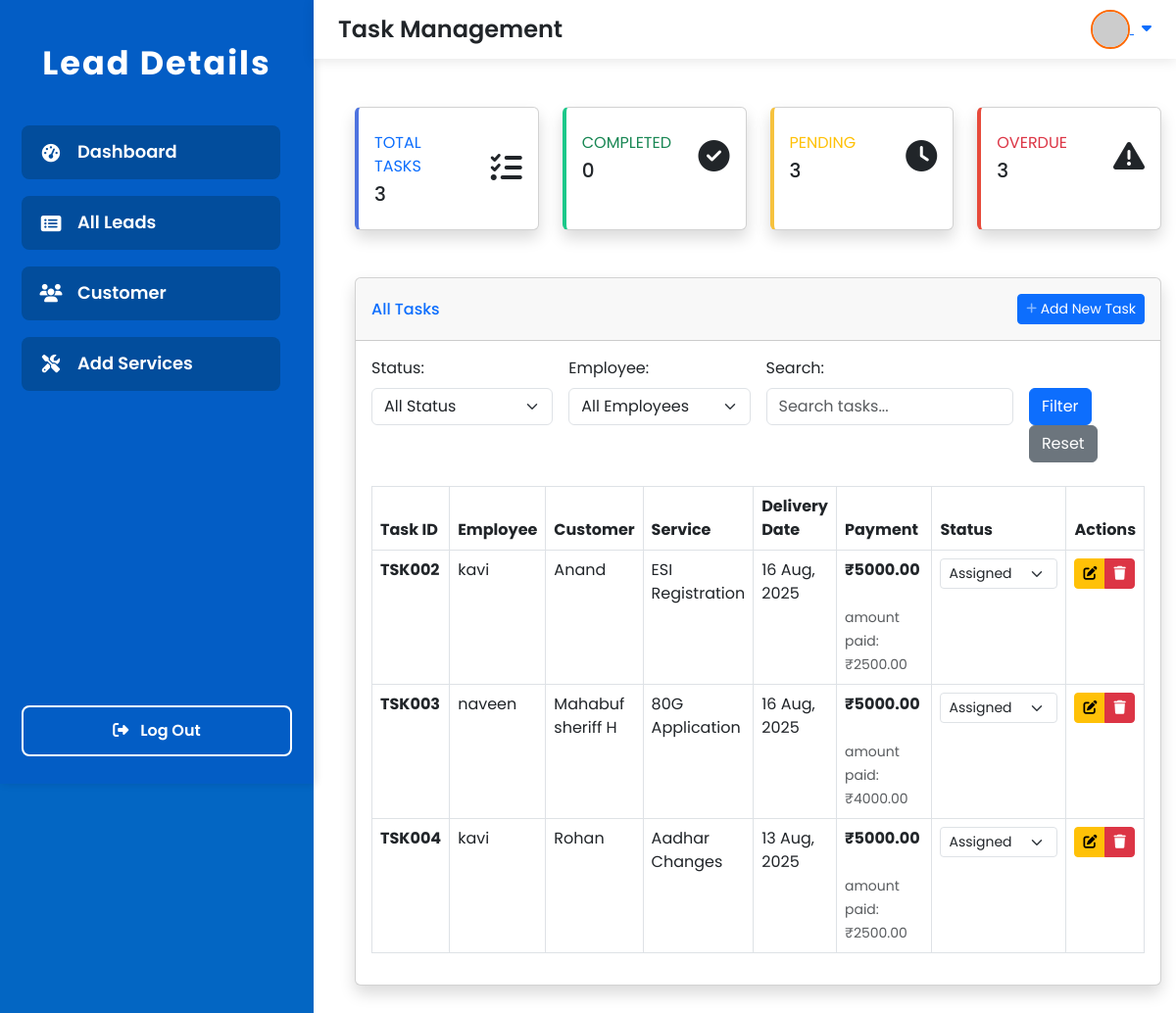
Page /task-list/ on the committed database.
### lead/models.py (models this page shows, shortened)
class Task(models.Model):
    PAYMENT_STATUS_CHOICES = [
        ('paid', 'Paid'),
        ('pending', 'Pending'),
        ('partial', 'Partial Paid'),
    ]
    TASK_STATUS_CHOICES = [
        ('assigned', 'Assigned'),
        ('in_progress', 'In Progress'),
        ('completed', 'Completed'),
        ('on_hold', 'On Hold'),
        ('cancelled', 'Cancelled'),
    ]
    task_id = models.CharField(max_length=20, unique=True, blank=True)
    assigned_to = models.ForeignKey(Employee, on_delete=models.CASCADE, related_name='assigned_tasks')
    customer_name = models.ForeignKey(Lead, on_delete=models.CASCADE, related_name='customer_tasks')
    service_name = models.ForeignKey(Service, on_delete=models.CASCADE, related_name='service_tasks')
    delivery_date = models.DateField()
    payment_amount = models.DecimalField(max_digits=10, decimal_places=2)
    amount_paid = models.DecimalField(max_digits=10, decimal_places=2, default=0)
    payment_status = models.CharField(max_length=10, choices=PAYMENT_STATUS_CHOICES, default='pending')
    balance_amount = models.DecimalField(max_digits=10, decimal_places=2, default=0.00, blank=True, null=True)
    task_notes = models.TextField(blank=True, null=True)
    task_status = models.CharField(max_length=15, choices=TASK_STATUS_CHOICES, default='assigned')
    created_at = models.DateTimeField(auto_now_add=True)
    updated_at = models.DateTimeField(auto_now=True)

class Employee(models.Model):
    employee_id = models.CharField(max_length=20, unique=True)
    employee_name = models.CharField(max_length=100)
    designation = models.CharField(max_length=60, default="none")
    phone_number = models.CharField(max_length=15)
    email = models.EmailField()
    address = models.TextField()
    username = models.CharField(max_length=50, unique=True, null=True, blank=True)
    password = models.CharField(max_length=128, null=True, blank=True)  # store hashed password

class Lead(models.Model):
    LEAD_TYPE_CHOICES = [
    ('customer', 'Customer'),
    ('partner', 'Partner'),
    ('vendor', 'Vendor'),
    ('other', 'Other'),
]
    customer_id = models.CharField(max_length=50, unique=True)
    customer_name = models.CharField(max_length=200)
    mobile_no = models.CharField(max_length=15)
    father_name = models.CharField(max_length=200, blank=True, null=True)
    spouse_name = models.CharField(max_length=200, blank=True, null=True)
    mother_name = models.CharField(max_length=200, blank=True, null=True)
    aadhar_card_no = models.CharField(max_length=12, blank=True, null=True)
    pan_no = models.CharField(max_length=10, blank=True, null=True)
    company_name = models.CharField(max_length=200, blank=True, null=True)
    email_id = models.EmailField(blank=True, null=True)
    gst_no = models.CharField(max_length=15, blank=True, null=True)
    cin_no = models.CharField(max_length=21, blank=True, null=True)
    assigned_to = models.CharField(max_length=200, blank=True, null=True)
    delivery_date = models.DateField(blank=True, null=True)
    document_name = models.CharField(max_length=255, blank=True, null=True)  # Add this line
    upload_document = models.FileField(upload_to='documents', blank=True, null=True)
    note = models.TextField(blank=True, null=True)
    created_at = models.DateTimeField(auto_now_add=True)
    updated_at = models.DateTimeField(auto_now=True)
    lead_type = models.CharField(max_length=10, choices=LEAD_TYPE_CHOICES, default='lead')
    class Meta:
        ordering = ['-created_at']

class Service(models.Model):
    CATEGORY_CHOICES = [
        ('Tax', 'Tax'),
        ('Registration', 'Registration'),
        ('Consultancy', 'Consultancy'),
        ('Filing', 'Filing'),
        ('Legal', 'Legal'),
    ]
    name = models.CharField(max_length=200)
    category = models.CharField(max_length=50, choices=CATEGORY_CHOICES)
    base_price = models.DecimalField(max_digits=10, decimal_places=2)
    description = models.TextField(blank=True, null=True)
    created_at = models.DateTimeField(auto_now_add=True)
    updated_at = models.DateTimeField(auto_now=True)
    class Meta:
        ordering = ['name']

### lead/views.py (the view)
# urls.py: path('task-list/', views.task_list, name='task_list'),
def task_list(request):
    status_filter = request.GET.get('status', '')
    employee_filter = request.GET.get('employee', '')
    search_query = request.GET.get('search', '')
    tasks = Task.objects.select_related('assigned_to', 'customer_name', 'service_name').all()
    if status_filter:
        tasks = tasks.filter(task_status=status_filter)
    if employee_filter:
        tasks = tasks.filter(assigned_to_id=employee_filter)
    if search_query:
        tasks = tasks.filter(
            Q(task_id__icontains=search_query) |
            Q(customer_name__customer_name__icontains=search_query) |
            Q(service_name__name__icontains=search_query)
        )
    paginator = Paginator(tasks, 10)
    page_number = request.GET.get('page')
    tasks = paginator.get_page(page_number)
    total_tasks = Task.objects.count()
    completed_tasks = Task.objects.filter(task_status='completed').count()
    pending_tasks = Task.objects.filter(task_status__in=['assigned', 'in_progress']).count()
    overdue_tasks = Task.objects.filter(
        delivery_date__lt=timezone.now().date(),
        task_status__in=['assigned', 'in_progress', 'on_hold']
    ).count()
    employees = Employee.objects.all().order_by('employee_name')
    context = {
        'tasks': tasks,
        'employees': employees,
        'status_filter': status_filter,
        'employee_filter': employee_filter,
        'search_query': search_query,
        'total_tasks': total_tasks,
        'completed_tasks': completed_tasks,
        'pending_tasks': pending_tasks,
        'overdue_tasks': overdue_tasks,
    }
    return render(request, 'task_list.html', context)

### lead/templates/task_list.html (shortened to what this page needs)
{% extends 'base.html' %}
{% block page_title %}Task Management{% endblock %}
{% block content %}
<div class="container-fluid my-4">
    <div class="row mb-4">
        <div class="col-xl-3 col-md-6 mb-4">
            <div class="card border-left-primary shadow h-100 py-2">
                <div class="card-body">
                    <div class="row no-gutters align-items-center">
                        <div class="col mr-2">
                            <div class="text-xs font-weight-bold text-primary text-uppercase mb-1">Total Tasks</div>
                            <div class="h5 mb-0 font-weight-bold text-gray-800">{{ total_tasks }}</div>
                        </div>
                        <div class="col-auto">
                            <i class="fas fa-tasks fa-2x text-gray-300"></i>
                        </div>
                    </div>
                </div>
            </div>
        </div>
        <div class="col-xl-3 col-md-6 mb-4">
            <div class="card border-left-success shadow h-100 py-2">
                <div class="card-body">
                    <div class="row no-gutters align-items-center">
                        <div class="col mr-2">
                            <div class="text-xs font-weight-bold text-success text-uppercase mb-1">Completed</div>
                            <div class="h5 mb-0 font-weight-bold text-gray-800">{{ completed_tasks }}</div>
                        </div>
                        <div class="col-auto">
                            <i class="fas fa-check-circle fa-2x text-gray-300"></i>
                        </div>
                    </div>
                </div>
            </div>
        </div>
        <div class="col-xl-3 col-md-6 mb-4">
            <div class="card border-left-warning shadow h-100 py-2">
                <div class="card-body">
                    <div class="row no-gutters align-items-center">
                        <div class="col mr-2">
                            <div class="text-xs font-weight-bold text-warning text-uppercase mb-1">Pending</div>
                            <div class="h5 mb-0 font-weight-bold text-gray-800">{{ pending_tasks }}</div>
                        </div>
                        <div class="col-auto">
                            <i class="fas fa-clock fa-2x text-gray-300"></i>
                        </div>
                    </div>
                </div>
            </div>
        </div>
        <div class="col-xl-3 col-md-6 mb-4">
            <div class="card border-left-danger shadow h-100 py-2">
                <div class="card-body">
                    <div class="row no-gutters align-items-center">
                        <div class="col mr-2">
                            <div class="text-xs font-weight-bold text-danger text-uppercase mb-1">Overdue</div>
                            <div class="h5 mb-0 font-weight-bold text-gray-800">{{ overdue_tasks }}</div>
                        </div>
                        <div class="col-auto">
                            <i class="fas fa-exclamation-triangle fa-2x text-gray-300"></i>
                        </div>
                    </div>
                </div>
            </div>
        </div>
    </div>
    <div class="card shadow mb-4">
        <div class="card-header py-3 d-flex flex-row align-items-center justify-content-between">
            <h6 class="m-0 font-weight-bold text-primary">All Tasks</h6>
            <a href="{% url 'add_task' %}" class="btn btn-primary btn-sm">
                 Add New Task
            </a>
        </div>
        <div class="card-body">
            <form method="get" class="row g-3 mb-4">
                <div class="col-md-3">
                    <label for="status" class="form-label">Status:</label>
                    <select class="form-select" id="status" name="status">
                        <option value="">All Status</option>
                    </select>
                </div>
                <div class="col-md-3">
                    <label for="employee" class="form-label">Employee:</label>
                    <select class="form-select" id="employee" name="employee">
                        <option value="">All Employees</option>
                    </select>
                </div>
                <div class="col-md-4">
                    <label for="search" class="form-label">Search:</label>
                    <input type="text" class="form-control" id="search" name="search"
                           value="{{ search_query }}" placeholder="Search tasks...">
                </div>
                <div class="col-md-2">
                    <label class="form-label">&nbsp;</label>
                    <div>
                        <button type="submit" class="btn btn-primary">Filter</button>
                        <a href="{% url 'task_list' %}" class="btn btn-secondary">Reset</a>
                    </div>
                </div>
            </form>
            <div class="table-responsive">
                <table class="table table-bordered" id="tasksTable" width="100%" cellspacing="0">
                    <thead>
                        <tr>
                            <th>Task ID</th>
                            <th>Employee</th>
                            <th>Customer</th>
                            <th>Service</th>
                            <th>Delivery Date</th>
                            <th>Payment</th>
                            <th>Status</th>
                            <th>Actions</th>
                        </tr>
                    </thead>
                    <tbody>
                        {% for task in tasks %}
                        <tr {% if task.is_overdue %}class="table-warning"{% endif %}>
                            <td>
                                <strong>{{ task.task_id }}</strong>
                            </td>
                            <td>{{ task.assigned_to.employee_name }}</td>
                            <td>{{ task.customer_name.customer_name }}</td>
                            <td>{{ task.service_name.name }}</td>
                            <td>{{ task.delivery_date|date:"d M, Y" }}</td>
                            <td>
                                <strong>₹{{ task.payment_amount }}</strong><br>
                                <span class="badge badge-{% if task.payment_status == 'paid' %}success{% elif task.payment_status == 'pending' %}warning{% else %}info{% endif %}">
                                </span>
                                {% if task.balance_amount > 0 %}
                                    <br><small class="text-muted">amount paid: ₹{{ task.amount_paid }}</small>
                                {% endif %}
                            </td>
                            <td>
                                <select class="form-select form-select-sm status-select" data-task-id="{{ task.id }}">
                                    <option value="assigned" {% if task.task_status == 'assigned' %}selected{% endif %}>Assigned</option>
                                </select>
                            </td>
                            <td>
                                <div class="btn-group" role="group">
                                    <a href="{% url 'edit_task' task.id %}" class="btn btn-warning btn-sm" title="Edit">
                                        <i class="fas fa-edit"></i>
                                    </a>
                                    <button type="button" class="btn btn-danger btn-sm" onclick="deleteTask('{{ task.id }}')" title="Delete">
                                        <i class="fas fa-trash"></i>
                                    </button>
                                </div>
                            </td>
                        </tr>
                        {% empty %}
                        <tr>
                            <td colspan="8" class="text-center">No tasks found.</td>
                        </tr>
                        {% endfor %}
                    </tbody>
                </table>
            </div>
        </div>
    </div>
</div>
{% endblock %}

### lead/templates/base.html (style rules this page uses)
:root { --menu-bg: #035dc5; --menu-highlight: #fe6902; --menu-item-bg: #024d9c; --menu-item-hover: #1677ff; --sidebar-width: 320px; --header-height: 60px; --transition-speed: 0.3s; }
html, body { height: 100%; margin: 0; padding: 0; font-family: 'Poppins', Arial, sans-serif; background: #0366c3; color: #4a4a4a; overflow-y: auto; }

### lead/templates/task_list.html (style rules this page uses)
.border-left-primary { border-left: 0.25rem solid #4e73df !important; }
.border-left-success { border-left: 0.25rem solid #1cc88a !important; }
.border-left-warning { border-left: 0.25rem solid #f6c23e !important; }
.border-left-danger { border-left: 0.25rem solid #e74a3b !important; }
.status-select { min-width: 120px; }
.badge { font-size: 0.7em; }

### rows in the picture
Task: task_id "TSK002", assigned_to.employee_name "kavi", customer_name.customer_name "Anand", service_name.name "ESI Registration", delivery_date "16 Aug, 2025", payment_amount "5000.00", amount_paid "2500.00", task_status+id "Assigned"
Task: task_id "TSK003", assigned_to.employee_name "naveen", customer_name.customer_name "Mahabuf sheriff H", service_name.name "80G Application", delivery_date "16 Aug, 2025", payment_amount "5000.00", amount_paid "4000.00", task_status+id "Assigned"
Task: task_id "TSK004", assigned_to.employee_name "kavi", customer_name.customer_name "Rohan", service_name.name "Aadhar Changes", delivery_date "13 Aug, 2025", payment_amount "5000.00", amount_paid "2500.00", task_status+id "Assigned"

### other values in the picture
{{ total_tasks }} "3"
{{ completed_tasks }} "0"
{{ pending_tasks }} "3"
{{ overdue_tasks }} "3"
